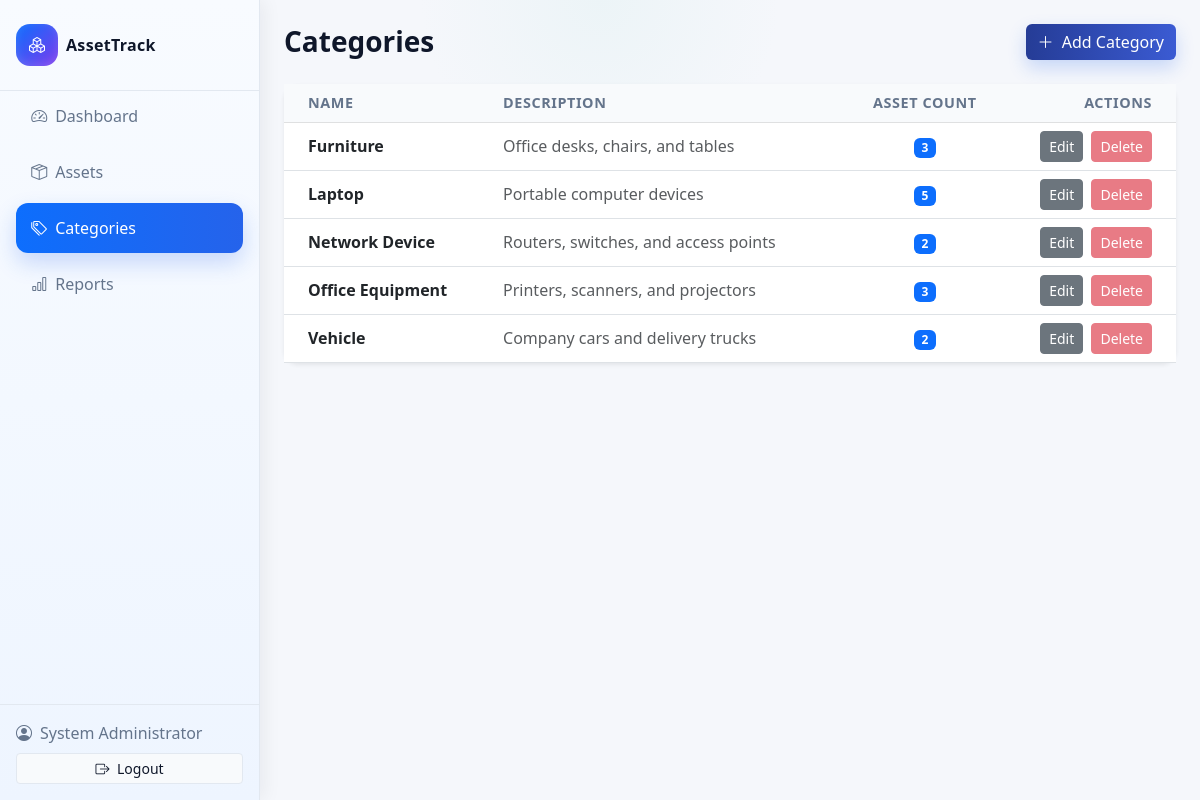
Screenshot of /categories/index.php (signed in) with the database file from the repository.
### tables this page shows
CREATE TABLE categories (
    id INT UNSIGNED AUTO_INCREMENT PRIMARY KEY,
    name VARCHAR(100) NOT NULL UNIQUE,
    description TEXT NULL,
    created_at TIMESTAMP DEFAULT CURRENT_TIMESTAMP
);

### auth/session.php (called while the page is built, shortened)
<?php
function isLoggedIn() {
    return isset($_SESSION['user_id']);
}
function currentUser() {
    if (isLoggedIn()) {
        return [
            'id'   => $_SESSION['user_id'],
            'name' => $_SESSION['user_name'],
            'role' => $_SESSION['user_role']
        ];
    }
    return null;
}

### config/db.php (called while the page is built, shortened)
<?php
function getDB() {
    static $pdo = null;
    if ($pdo === null) {
        try {
            $dsn = "mysql:host=" . DB_HOST . ";dbname=" . DB_NAME . ";charset=utf8mb4";
            $options = [
                PDO::ATTR_ERRMODE            => PDO::ERRMODE_EXCEPTION,
                PDO::ATTR_DEFAULT_FETCH_MODE => PDO::FETCH_ASSOC,
                PDO::ATTR_EMULATE_PREPARES   => false,
            ];
            $pdo = new PDO($dsn, DB_USER, DB_PASS, $options);
        } catch (PDOException $e) {
            die("Database Connection Failed: " . $e->getMessage());
        }
    }
    return $pdo;
}

### models/Category.php (called while the page is built, shortened)
<?php
require_once __DIR__ . '/../config/db.php';
class Category {
    public static function getWithAssetCount() {
        try {
            $sql = "SELECT c.*, COUNT(a.id) as asset_count
                    FROM categories c
                    LEFT JOIN assets a ON c.id = a.category_id
                    GROUP BY c.id
                    ORDER BY c.name ASC";
            $stmt = getDB()->query($sql);
            return $stmt->fetchAll();
        } catch (PDOException $e) {
            return [];
        }
    }
}

### categories/index.php (the view, shortened to what this page needs)
<?php
require_once '../auth/session.php';
require_once '../config/db.php';
require_once '../models/Category.php';
$categories = Category::getWithAssetCount();
$isAdmin    = currentUser() && currentUser()['role'] === 'admin';
require_once '../includes/header.php';
?>
<div class="d-flex justify-content-between align-items-center mb-4">
    <h1 class="h3 fw-bold mb-0">Categories</h1>
    <?php if ($isAdmin): ?>
        <a href="<?= BASE_URL ?>/categories/add.php" class="btn btn-primary">
            <i class="bi bi-plus-lg me-1"></i> Add Category
        </a>
    <?php endif; ?>
</div>
<?php if (empty($categories)): ?>
    <div class="alert alert-info">No categories found.</div>
<?php else: ?>
    <div class="card border-0 shadow-sm">
        <div class="table-responsive">
            <table class="table align-middle mb-0">
                <thead class="table-light">
                    <tr>
                        <th class="ps-4">Name</th>
                        <th>Description</th>
                        <th class="text-center">Asset Count</th>
                        <?php if ($isAdmin): ?>
                            <th class="text-end pe-4">Actions</th>
                        <?php endif; ?>
                    </tr>
                </thead>
                <tbody>
                    <?php foreach ($categories as $cat): ?>
                        <tr>
                            <td class="ps-4 fw-semibold">
                                <?= htmlspecialchars($cat['name']) ?>
                            </td>
                            <td class="text-muted">
                                <?= $cat['description'] ? htmlspecialchars($cat['description']) : '—' ?>
                            </td>
                            <td class="text-center">
                                <span class="badge bg-primary">
                                    <?= $cat['asset_count'] ?>
                                </span>
                            </td>
                            <?php if ($isAdmin): ?>
                                <td class="text-end pe-4">
                                    <a href="<?= BASE_URL ?>/categories/edit.php?id=<?= $cat['id'] ?>"
                                       class="btn btn-sm btn-secondary me-1">
                                        Edit
                                    </a>
                                    <?php if ($cat['asset_count'] > 0): ?>
                                        <button type="button"
                                                class="btn btn-sm btn-danger disabled"
                                                disabled
                                                data-bs-toggle="tooltip"
                                                title="Cannot delete: assets are using this category.">
                                            Delete
                                        </button>
                                    <?php endif; ?>
                                </td>
                            <?php endif; ?>
                        </tr>
                    <?php endforeach; ?>
                </tbody>
            </table>
        </div>
    </div>
<?php endif; ?>
<?php require_once '../includes/footer.php'; ?>

### css/custom.css (style rules this page uses)
:root { --bap-sunset-orange: #f36b2e; --bap-mango: #f59a1e; --bap-ocean-water: #c4e7e5; --bap-brilliant-blue: #253c96; --bap-oiler-navy: #19244e; --bg-soft: #f5f7fb; --surface: #ffffff; --surface-muted: #f8fafc; --text-main: #0f172a; --text-muted: #64748b; --border-soft: #e2e8f0; --shadow-soft: 0 12px 30px rgba(15, 23, 42, 0.06); --shadow-hover: 0 18px 38px rgba(15, 23, 42, 0.1); --sidebar-active: linear-gradient(90deg, #0d6efd, #2563eb); }
html, body { height: 100%; overflow: hidden; }
body { background: radial-gradient(circle at top, rgba(196, 231, 229, 0.18), transparent 18%), var(--bg-soft); color: var(--text-main); overflow-x: hidden; }
.btn-primary { background: linear-gradient(90deg, var(--bap-brilliant-blue), #3b5bd3); border: 0; box-shadow: 0 8px 18px rgba(37, 99, 235, 0.22); }
.card { border: 1px solid var(--border-soft); border-radius: 0.9rem; background: var(--surface); box-shadow: var(--shadow-soft); transition: box-shadow 0.2s ease; }
.table thead th { background: #f8fafc; color: var(--text-muted); font-size: 0.9rem; text-transform: uppercase; letter-spacing: 0.04em; }

### includes/header.php (style rules this page uses)
html, body { height: 100%; overflow: hidden; margin: 0; padding: 0; }

### rows the page displays
categories: name "Furniture", description "Office desks, chairs, and tables", asset_count "3"
categories: name "Laptop", description "Portable computer devices", asset_count "5"
categories: name "Network Device", description "Routers, switches, and access points", asset_count "2"
categories: name "Office Equipment", description "Printers, scanners, and projectors", asset_count "3"
categories: name "Vehicle", description "Company cars and delivery trucks", asset_count "2"

### other values shown
currentUser()['name'] "System Administrator"
